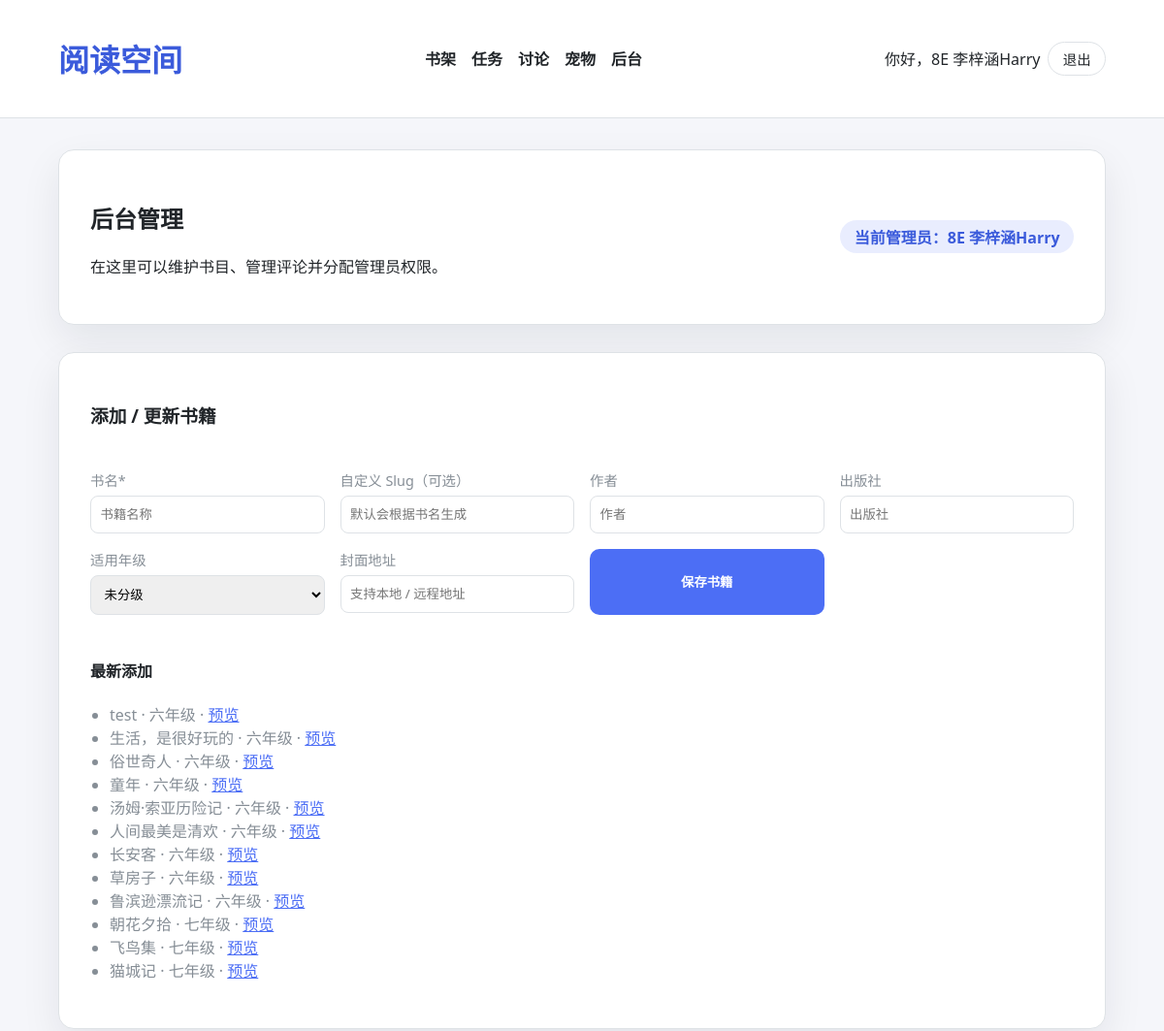
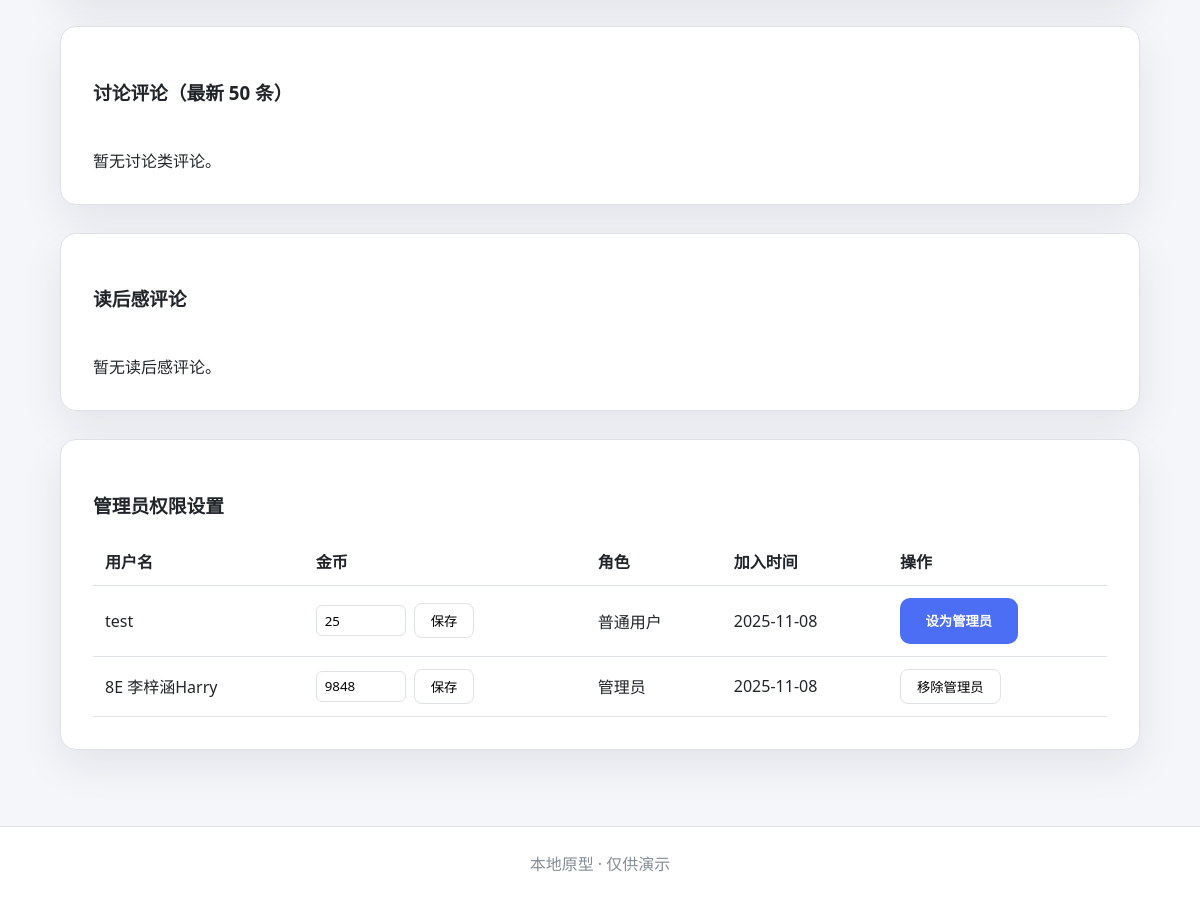
/admin (signed in), run on the app's committed database (2 pictures, top to bottom).
### tables this page shows
CREATE TABLE users (
                id INTEGER PRIMARY KEY AUTOINCREMENT,
                username TEXT UNIQUE NOT NULL,
                password_hash TEXT NOT NULL,
                created_at TIMESTAMP DEFAULT CURRENT_TIMESTAMP
            , coins INTEGER DEFAULT 0, avatar TEXT, is_admin INTEGER DEFAULT 0);

CREATE TABLE books (
                id INTEGER PRIMARY KEY AUTOINCREMENT,
                title TEXT NOT NULL,
                slug TEXT UNIQUE NOT NULL,
                cover_url TEXT,
                created_at TIMESTAMP DEFAULT CURRENT_TIMESTAMP
            , author TEXT, publisher TEXT, grade TEXT);

### app.py (the view)
@app.route("/admin")
def admin_dashboard():
    admin_user = require_admin()
    with get_db_connection() as conn:
        comments = conn.execute(
            """
            SELECT comments.id, comments.content, comments.category, comments.created_at,
                   users.username, books.title, books.slug
            FROM comments
            JOIN users ON users.id = comments.user_id
            JOIN books ON books.id = comments.book_id
            ORDER BY comments.created_at DESC
            LIMIT 50
            """
        ).fetchall()
        users = conn.execute(
            "SELECT id, username, is_admin, created_at, coins FROM users ORDER BY created_at DESC"
        ).fetchall()
        recent_books = conn.execute(
            "SELECT id, title, slug, grade FROM books ORDER BY created_at DESC LIMIT 12"
        ).fetchall()
    grouped_comments = group_comments(comments)
    return render_template(
        "admin.html",
        admin=admin_user,
        grade_options=GRADE_ORDER,
        admin_discussions=grouped_comments["discussion"],
        admin_reflections=grouped_comments["reflection"],
        admin_users=users,
        recent_books=recent_books,
    )

### app.py (called while the page is built)
def get_db_connection() -> sqlite3.Connection:
    conn = sqlite3.connect(DB_PATH)
    conn.row_factory = sqlite3.Row
    conn.execute("PRAGMA foreign_keys = ON;")
    return conn

def current_user():
    user_id = session.get("user_id")
    if not user_id:
        return None
    with get_db_connection() as conn:
        return conn.execute(
            "SELECT id, username, coins, is_admin FROM users WHERE id = ?",
            (user_id,),
        ).fetchone()

def require_admin():
    user = current_user()
    if not user or not user["is_admin"]:
        abort(403)
    return user

def group_comments(rows: list[sqlite3.Row]):
    grouped = {key: [] for key in COMMENT_CATEGORIES}
    for row in rows:
        grouped[normalize_category(row["category"] )].append(row)
    return grouped

@app.template_filter("friendly_date")
def friendly_date(value: str | None) -> str:
    if not value:
        return ""
    try:
        return datetime.fromisoformat(value).strftime("%Y-%m-%d")
    except ValueError:
        return value

@app.context_processor
def inject_globals():
    return {"category_labels": COMMENT_CATEGORIES}

### templates/admin.html (shortened to what this page needs)
{% extends 'base.html' %}
{% block content %}
  <section class="card">
    <div class="section-header">
      <div>
        <h2>后台管理</h2>
        <p>在这里可以维护书目、管理评论并分配管理员权限。</p>
      </div>
      <div class="badge">当前管理员：{{ admin.username }}</div>
    </div>
  </section>
  <section class="card admin-form-card">
    <div class="section-header">
      <h3>添加 / 更新书籍</h3>
    </div>
    <form class="admin-form" method="post" action="{{ url_for('admin_add_book') }}">
      <label>书名*
        <input name="title" required placeholder="书籍名称">
      </label>
      <label>自定义 Slug（可选）
        <input name="slug" placeholder="默认会根据书名生成">
      </label>
      <label>作者
        <input name="author" placeholder="作者">
      </label>
      <label>出版社
        <input name="publisher" placeholder="出版社">
      </label>
      <label>适用年级
        <select name="grade">
          <option value="">未分级</option>
        </select>
      </label>
      <label>封面地址
        <input name="cover_url" placeholder="支持本地 / 远程地址">
      </label>
      <button class="btn" type="submit">保存书籍</button>
    </form>
    <div class="recent-books">
      <h4>最新添加</h4>
      <ul>
        {% for book in recent_books %}
          <li>{{ book.title }} · {{ book.grade or '未分级' }} · <a href="{{ url_for('book_detail', slug=book.slug) }}" target="_blank">预览</a></li>
        {% else %}
          <li>暂无数据</li>
        {% endfor %}
      </ul>
    </div>
  </section>
  <section class="card">
    <div class="section-header">
      <h3>讨论评论（最新 50 条）</h3>
    </div>
    <ul class="discussion-list">
      {% for comment in admin_discussions %}
        <li class="discussion-item admin-item">
          <div class="avatar">{{ comment.username[0]|upper }}</div>
          <div class="admin-comment">
            <p class="comment-text">
              <span class="category-pill">{{ category_labels.get(comment.category, '') }}</span>
              {{ comment.username }}: {{ comment.content }}
            </p>
            <div class="comment-meta">
              <span>{{ comment.created_at|friendly_date }}</span>
              <a href="{{ url_for('book_detail', slug=comment.slug) }}" target="_blank">{{ comment.title }}</a>
            </div>
          </div>
          <form class="inline-form" method="post" action="{{ url_for('admin_delete_comment', comment_id=comment.id) }}">
            <button class="danger-btn" type="submit">删除</button>
          </form>
        </li>
      {% else %}
        <li>暂无讨论类评论。</li>
      {% endfor %}
    </ul>
  </section>
  <section class="card">
    <div class="section-header">
      <h3>读后感评论</h3>
    </div>
    <ul class="discussion-list">
      {% for comment in admin_reflections %}
        <li class="discussion-item admin-item">
          <div class="avatar">{{ comment.username[0]|upper }}</div>
          <div class="admin-comment">
            <p class="comment-text">
              <span class="category-pill">{{ category_labels.get(comment.category, '') }}</span>
              {{ comment.username }}: {{ comment.content }}
            </p>
            <div class="comment-meta">
              <span>{{ comment.created_at|friendly_date }}</span>
              <a href="{{ url_for('book_detail', slug=comment.slug) }}" target="_blank">{{ comment.title }}</a>
            </div>
          </div>
          <form class="inline-form" method="post" action="{{ url_for('admin_delete_comment', comment_id=comment.id) }}">
            <button class="danger-btn" type="submit">删除</button>
          </form>
        </li>
      {% else %}
        <li>暂无读后感评论。</li>
      {% endfor %}
    </ul>
  </section>
  <section class="card">
    <div class="section-header">
      <h3>管理员权限设置</h3>
    </div>
    <div class="table-responsive">
      <table class="admin-table">
        <thead>
          <tr>
            <th>用户名</th>
            <th>金币</th>
            <th>角色</th>
            <th>加入时间</th>
            <th>操作</th>
          </tr>
        </thead>
        <tbody>
          {% for user in admin_users %}
            <tr>
              <td>{{ user.username }}</td>
              <td>
                <form class="inline-form coin-form" method="post" action="{{ url_for('admin_set_coins', user_id=user.id) }}">
                  <input type="number" name="coins" min="0" value="{{ user.coins }}">
                  <button class="ghost-btn" type="submit">保存</button>
                </form>
              </td>
              <td>{% if user.is_admin %}管理员{% else %}普通用户{% endif %}</td>
              <td>{{ user.created_at|friendly_date }}</td>
              <td>
                <form class="inline-form" method="post" action="{{ url_for('admin_toggle_user', user_id=user.id) }}">
                  {% if user.is_admin %}
                    <button class="ghost-btn" type="submit">移除管理员</button>
                  {% else %}
                    <button class="btn" type="submit">设为管理员</button>
                  {% endif %}
                </form>
              </td>
            </tr>
          {% endfor %}
        </tbody>
      </table>
    </div>
  </section>
{% endblock %}

### templates/base.html (shortened to what this page needs)
<!doctype html>
<html lang="zh-CN">
  <head>
    <link rel="stylesheet" href="{{ url_for('static', filename='styles.css') }}">
  </head>
  <body>
    <header class="site-header">
      <div class="container header-layout">
        <h1 class="logo"><a href="{{ url_for('index') }}">阅读空间</a></h1>
        <nav>
          <ul class="nav-links">
            <li><a href="{{ url_for('books') }}">书架</a></li>
            <li><a href="{{ url_for('tasks') }}">任务</a></li>
            <li><a href="{{ url_for('discussions') }}">讨论</a></li>
            <li><a href="{{ url_for('pet') }}">宠物</a></li>
            {% if session.get('is_admin') %}
              <li><a href="{{ url_for('admin_dashboard') }}">后台</a></li>
            {% endif %}
          </ul>
        </nav>
        <div class="auth-links">
          {% if session.get('user_id') %}
            <span class="welcome">你好，{{ session['username'] }}</span>
            <a class="mini-btn" href="{{ url_for('logout') }}">退出</a>
          {% else %}
            <a class="mini-btn" href="{{ url_for('login') }}">登录</a>
            <a class="mini-btn secondary" href="{{ url_for('register') }}">注册</a>
          {% endif %}
        </div>
      </div>
    </header>
    <main class="container main-content">
      {% block content %}{% endblock %}
    </main>
    <footer class="site-footer">
      <div class="container">本地原型 · 仅供演示</div>
    </footer>
  </body>
</html>

### static/styles.css (style rules this page uses)
:root { --primary: #4c6ef5; --primary-dark: #3b5bdb; --secondary: #868e96; --accent: #fab005; --bg: #f5f6fa; --card-bg: #ffffff; --text: #212529; --border: #dee2e6; --muted: #adb5bd; }
* { box-sizing: border-box; }
body { margin: 0; font-family: 'Segoe UI', -apple-system, BlinkMacSystemFont, 'PingFang SC', sans-serif; background: var(--bg); color: var(--text); }
a { color: var(--primary); }
.container { width: min(1080px, 92%); margin: 0 auto; }
.site-header { background: var(--card-bg); border-bottom: 1px solid var(--border); position: sticky; top: 0; z-index: 10; }
.header-layout { display: flex; align-items: center; justify-content: space-between; gap: 1rem; padding: 1rem 0; }
.logo a { text-decoration: none; color: var(--primary-dark); }
.nav-links { list-style: none; display: flex; gap: 1rem; padding: 0; margin: 0; }
.nav-links a { text-decoration: none; color: var(--text); font-weight: 600; }
.auth-links { display: flex; gap: 0.5rem; align-items: center; }
.mini-btn { border: 1px solid var(--border); padding: 0.35rem 0.9rem; border-radius: 999px; text-decoration: none; color: var(--text); font-size: 0.9rem; }
.main-content { padding: 2rem 0 3rem; }
.card { background: var(--card-bg); border: 1px solid var(--border); border-radius: 16px; padding: 2rem; margin-bottom: 1.75rem; box-shadow: 0 16px 40px rgba(15, 23, 42, 0.08); }
.btn { display: inline-flex; justify-content: center; align-items: center; padding: 0.85rem 1.6rem; border-radius: 10px; border: none; background: var(--primary); color: white; font-weight: 600; cursor: pointer; text-decoration: none; }
.section-header { display: flex; align-items: center; justify-content: space-between; gap: 1rem; flex-wrap: wrap; }
.badge { background: var(--accent); color: #212529; border-radius: 999px; padding: 0.2rem 0.8rem; font-weight: 600; }
.discussion-list { list-style: none; padding: 0; margin: 1.5rem 0 0; display: flex; flex-direction: column; gap: 1rem; }
.admin-form-card { display: grid; gap: 1.5rem; }
.admin-form { display: grid; gap: 1rem; grid-template-columns: repeat(auto-fit, minmax(220px, 1fr)); }
.admin-form label { display: flex; flex-direction: column; gap: 0.35rem; font-size: 0.9rem; color: var(--secondary); }
.admin-form input, .admin-form select { padding: 0.6rem; border-radius: 8px; border: 1px solid var(--border); font-family: inherit; }
.recent-books ul { list-style: disc; padding-left: 1.25rem; color: var(--secondary); }
.inline-form { margin: 0; }
.coin-form { display: flex; gap: 0.5rem; align-items: center; }
.coin-form input { width: 90px; padding: 0.35rem 0.5rem; border-radius: 6px; border: 1px solid var(--border); font-family: inherit; }
.ghost-btn { background: transparent; border: 1px solid var(--border); padding: 0.45rem 1rem; border-radius: 8px; cursor: pointer; }
.table-responsive { overflow-x: auto; }
.admin-table { width: 100%; border-collapse: collapse; }
.admin-table th, .admin-table td { text-align: left; padding: 0.75rem; border-bottom: 1px solid var(--border); }
.badge { padding: 0.3rem 0.9rem; border-radius: 999px; background: rgba(76, 110, 245, 0.12); color: var(--primary-dark); font-weight: 600; }
.site-footer { border-top: 1px solid var(--border); background: var(--card-bg); color: var(--secondary); padding: 1.5rem 0; text-align: center; }

### data on the page
users: username "8E 李梓涵Harry", coins "9848", is_admin "管理员", created_at|friendly_date "2025-11-08"
books: title "test", grade "六年级"
books: title "生活，是很好玩的", grade "六年级"
books: title "俗世奇人", grade "六年级"
books: title "童年", grade "六年级"
books: title "汤姆·索亚历险记", grade "六年级"
books: title "人间最美是清欢", grade "六年级"
books: title "长安客", grade "六年级"
books: title "草房子", grade "六年级"
books: title "鲁滨逊漂流记", grade "六年级"
books: title "朝花夕拾", grade "七年级"
books: title "飞鸟集", grade "七年级"
books: title "猫城记", grade "七年级"
users: username "test", coins "25", is_admin "普通用户", created_at|friendly_date "2025-11-08"
